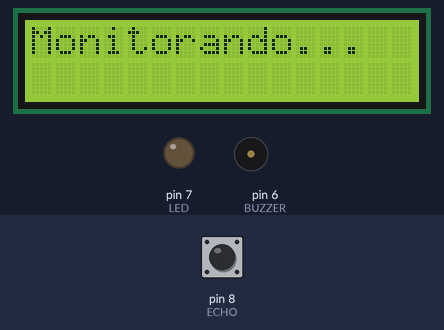
Simulated run of this sketch. Board: Arduino Uno, built with avr-gcc and run on an emulated ATmega328P. On the bench: 16×2 character LCD, output pins drawn as LEDs (lit = HIGH), buzzer (waves = sounding, pin HIGH). Inputs (shaded band) come from the test bench; at power-on: pin 8 (ECHO) LOW. Pins used as bus, display or sensor lines are not drawn; what the sketch prints to the serial monitor is not drawn.

Above: at 0.1 s.
At 3.6 s:
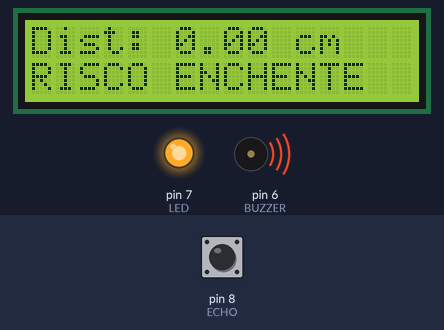
3.7 s: pin 8 (ECHO) pulsed HIGH 5 times (0.12 s each, 0.3 s apart)
At 5.0 s:
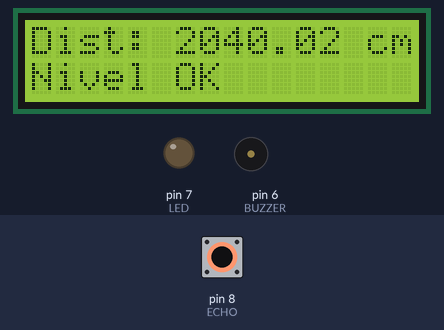
Timing chart, 0 to 7.9 s (numbered marks = the images above; inputs shaded):
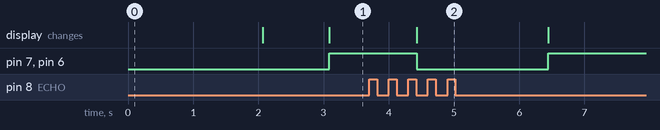

Measured:
- after the input at 3.7 s, pin 7 (LED), pin 6 (BUZZER): HIGH → LOW after 0.73 s, → HIGH 2.0 s later; the display: changes after 0.73 s (image 2)

The sketch:

GS_Edge.ino
```cpp
#include <LiquidCrystal.h>

// definição das portas do sensor
#define TRIG 9
#define ECHO 8
#define LED 7
#define BUZZER 6

// ativação das portas do LCD
LiquidCrystal lcd(12, 11, 5, 4, 3, 2);

//definição dos pinos e lcd em estado inicial
void setup() {
  pinMode(TRIG, OUTPUT);
  pinMode(ECHO, INPUT);
  pinMode(LED, OUTPUT);
  pinMode(BUZZER, OUTPUT);

  lcd.begin(16, 2);
  lcd.print("Monitorando...");
  delay(2000);
  lcd.clear();
  Serial.begin(9600);
}

//declarações de variaveis do sensor
void loop() {
  long duration;
  float distance;

// Envia pulso ultrassônico e calcula a distância até o objeto com base no tempo do eco
  digitalWrite(TRIG, LOW);
  delay(2);
  digitalWrite(TRIG, HIGH);
  delay(10);
  digitalWrite(TRIG, LOW);

  duration = pulseIn(ECHO, HIGH);
  distance = duration * 0.034 / 2;

// Mostra no LCD a distância do nivel do rio ao sensor
  Serial.print("Distancia: ");
  Serial.print(distance);
  Serial.println(" cm");

  lcd.setCursor(0, 0);
  lcd.print("Dist: ");
  lcd.print(distance);
  lcd.print(" cm   ");

// Mostra o status do nível no LCD e controla LED e buzzer conforme a distância medida
  lcd.setCursor(0, 1);
  if (distance < 20) {
    lcd.print("RISCO ENCHENTE");
    digitalWrite(LED, HIGH);
    digitalWrite(BUZZER, HIGH);
  } else if (distance < 40) {
    lcd.print("Nivel ALTO       ");
    digitalWrite(LED, HIGH);
    digitalWrite(BUZZER, LOW);
  } else {
    lcd.print("Nivel OK         ");
    digitalWrite(LED, LOW);
    digitalWrite(BUZZER, LOW);
  }

  delay(1000);
}
```
